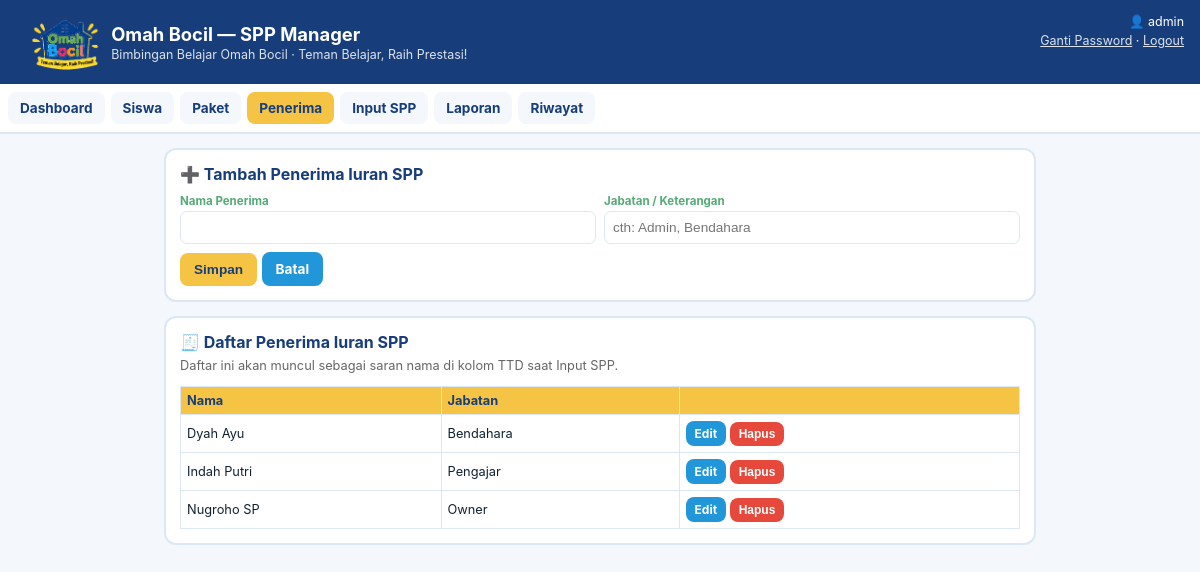
/penerima (signed in), run on an earlier commit of the app's database.
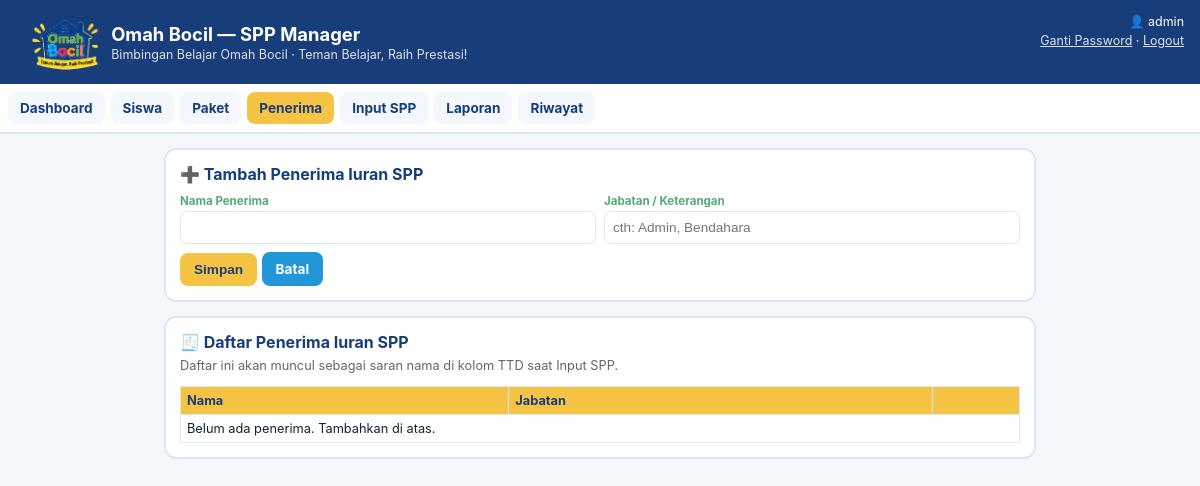
And on a later commit of the database.
### tables this page shows
CREATE TABLE recipients (
                id INTEGER PRIMARY KEY AUTOINCREMENT,
                nama TEXT NOT NULL,
                jabatan TEXT
            );

### main.py (the view)
@app.route("/penerima")
@login_required
def penerima_list():
    recipients = db.get_all_recipients()
    edit_id = request.args.get("edit", type=int)
    edit_recipient = db.get_recipient(edit_id) if edit_id else None
    return render_template("penerima.html", recipients=recipients, edit_recipient=edit_recipient)

### database.py (called while the page is built)
def get_connection():
    conn = sqlite3.connect(DB_NAME)
    conn.row_factory = sqlite3.Row
    conn.execute("PRAGMA foreign_keys = ON")
    return conn

@contextmanager
def get_cursor(commit=False):
    conn = get_connection()
    cur = conn.cursor()
    try:
        yield cur
        if commit:
            conn.commit()
    finally:
        conn.close()

def get_all_recipients():
    with get_cursor() as cur:
        cur.execute("SELECT * FROM recipients ORDER BY nama")
        return [dict(r) for r in cur.fetchall()]

### main.py (called while the page is built)
def login_required(view_func):
    @wraps(view_func)
    def wrapper(*args, **kwargs):
        if not session.get("admin_id"):
            return redirect(url_for("login", next=request.path))
        return view_func(*args, **kwargs)
    return wrapper

@app.context_processor
def inject_globals():
    return {
        "MONTHS": MONTHS,
        "active_tab": request.endpoint,
        "current_admin": session.get("admin_username"),
    }

### templates/penerima.html (shortened to what this page needs)
{% extends "base.html" %}
{% block content %}
<div class="card">
  <h2>➕ {{ 'Edit' if edit_recipient else 'Tambah' }} Penerima Iuran SPP</h2>
  <form method="post" action="{{ url_for('penerima_save') }}">
    <div class="row">
      <div><label>Nama Penerima</label><input name="nama" required value="{{ edit_recipient.nama if edit_recipient else '' }}"></div>
      <div><label>Jabatan / Keterangan</label><input name="jabatan" placeholder="cth: Admin, Bendahara" value="{{ edit_recipient.jabatan if edit_recipient else '' }}"></div>
    </div>
    <div style="margin-top:8px">
      <button class="btn yellow" type="submit">Simpan</button>
      <a class="btn" href="{{ url_for('penerima_list') }}">Batal</a>
    </div>
  </form>
</div>
<div class="card">
  <h2>🧾 Daftar Penerima Iuran SPP</h2>
  <p style="font-size:.8rem;color:#666;margin-top:-4px">Daftar ini akan muncul sebagai saran nama di kolom TTD saat Input SPP.</p>
  <div class="tbl-wrap">
    <table>
      <thead><tr><th>Nama</th><th>Jabatan</th><th></th></tr></thead>
      <tbody>
        {% if recipients|length == 0 %}
          <tr><td colspan="3">Belum ada penerima. Tambahkan di atas.</td></tr>
        {% endif %}
        {% for r in recipients %}
        <tr>
          <td>{{ r.nama }}</td><td>{{ r.jabatan or '-' }}</td>
          <td>
            <a class="btn small" href="{{ url_for('penerima_list', edit=r.id) }}">Edit</a>
            <form method="post" action="{{ url_for('penerima_hapus', recipient_id=r.id) }}" style="display:inline" onsubmit="return confirm('Hapus penerima ini?');">
              <button class="btn small red" type="submit">Hapus</button>
            </form>
          </td>
        </tr>
        {% endfor %}
      </tbody>
    </table>
  </div>
</div>
{% endblock %}

What changed in the data, as far as the page shows it:
removed recipients: nama "Dyah Ayu", jabatan "Bendahara"
removed recipients: nama "Indah Putri", jabatan "Pengajar"
removed recipients: nama "Nugroho SP", jabatan "Owner"
Also different on the page:
text now shown: "Belum ada penerima. Tambahkan di atas."
